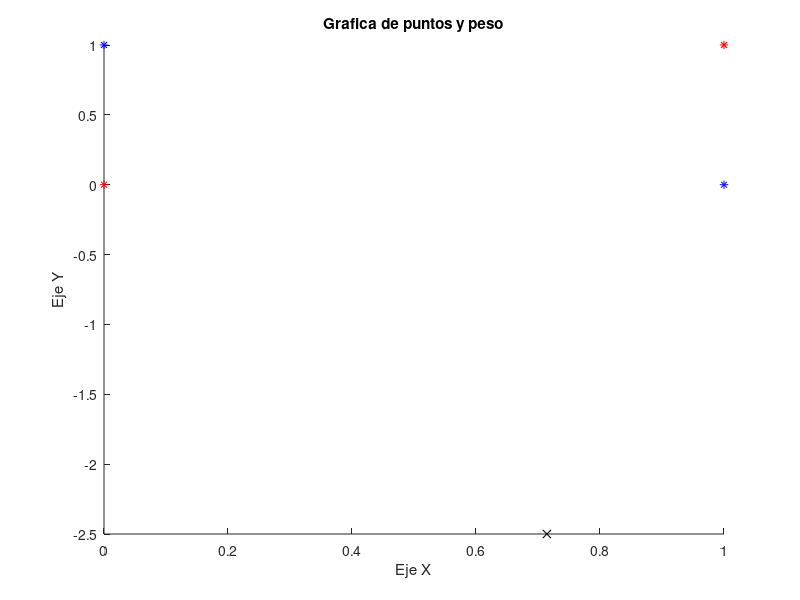

This figure's MATLAB source: (Note: this script raises an error after producing the figure.)
clear all; clc;
disp('DATOS DE ENTRADA')
%Declaracion de patrones
p1 = [0;0];
p2 = [0;1];
p3 = [1;0];
p4 = [1;1];
P = {p1,p2,p3,p4};
Pi=[p1 p2 p3 p4]
%Salida
T = [0 1 1 0]
%Peso, Ganancia y aprendizaje iniciales
w = [-0.7 0.2];
b =  0.5;
W = {w};
B={b};
alp = 0.5;

%Graficar puntos
hold on;

for i = 1: size(P,2)
   
    if(T(i)>0)
        plot(P{i}(1),P{i}(2),'*b');
    else
        plot(P{i}(1),P{i}(2),'*r');
    end
end

%impresion de valores iniciales
xi = -b/w(1);
yi = -b/w(2);
disp('Inicio:');
fprintf('Ganancia: %f\n',b);
fprintf('Peso: [%f %f]\n',w);
fprintf('X(0)= %f ,Y(0)=%f\n',xi,yi);
plot(xi,yi,'xblack');



title('Grafica de puntos y peso');
xlabel('Eje X');
ylabel('Eje Y');
j = 1;


for n = 1: 100
    fprintf('Iteracion %d\n',n);
    cont = 0;
    for i = 1 : size(P,2)
        fprintf('Patron %d\n',i);
        ai = hardlim(w*P{i}+b);
        fprintf('a(%d)= %f\n',i,ai);
        ei = T(i) - ai;
        fprintf('e(%d) = %f\n',i,ei);
        if(ei ~= 0)
           disp('Ajuste:');
           W{j+1} =  w+(2*alp*ei*P{i})';
           fprintf('w(%d) = [%f %f] \n',i,W{j+1});
           B{j+1} = b + 2*alp*ei;
           fprintf('b(%d)= %f\n',i,B{j+1});
           j = j + 1;
        else
            cont = cont + 1;
        end
        
        w = W{j};
        b = B{j};
        disp('------------------');
    end
    
   
    
    fprintf('Ganancia: %f\n',b);
    fprintf('Peso: [%f %f]\n', w);
    xi = -b/w(1);
    yi = -b/w(2);
    fprintf('X(%d)= %f ,Y(%d)=%f\n',n,xi,n,yi);
    plot(xi,yi,'xblack');

    if(cont==size(P,2))
        x = -10:0.1:10;
        y = -w(1)*x/w(2) - b/w(2);
        plot(x,y,'black');
    
        break;
    end
   disp('________________________________________________'); 
end
hold off;
